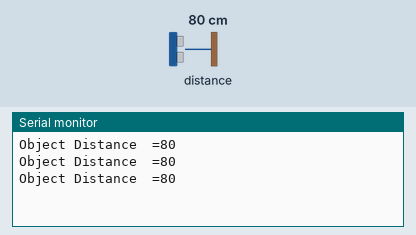
The sketch below on a simulated ESP8266 (NodeMCU). On the bench: the last lines printed to the serial monitor. Wiring (inferred from the names in the program): ultrasonic range finder: trigger D2; echo D3. Inputs (shaded band) come from the test bench; at power-on: distance to the obstacle 80 cm. The echo pulse lasts 58.3 µs per cm.

Above: at 1.3 s.
1.4 s: distance to the obstacle set to 2 cm
At 1.9 s:
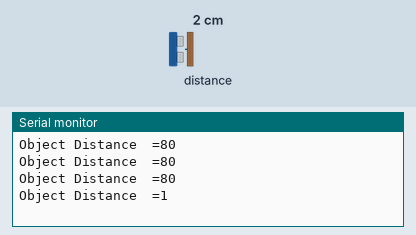
2.9 s: distance to the obstacle set to 4 cm
At 3.4 s:
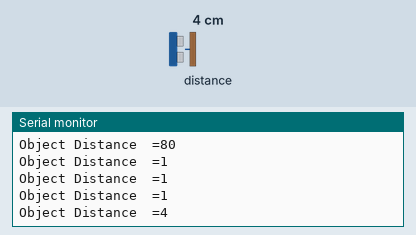
Timing chart, 0 to 5.9 s (numbered marks = the images above; inputs shaded):
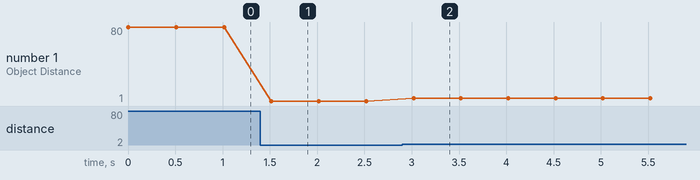

Measured:
- after the input at 1.4 s, the serial monitor: prints a new line after 0.12 s (image 1)
- after the input at 2.9 s, the serial monitor: prints a new line after 0.12 s (image 2)
- plotted number 1: 80 → 1 after the input at 1.4 s, 1 → 4 after the input at 2.9 s

The sketch:

07_Ultrasonic_Sensor.ino
```cpp
/*
 *
 * This program is for interfacing Ultrasonic Sensor module with Arduino/Node MCU
 *
 * Connect VCC of Sensor to 5V/Vin on Arduino/Node MCU
 * Connect GND of sensor to GND of Arduino/Node MCU
 * Connect Trig pin of sensor to D2 of Arduino/Node MCU
 * Connect Echo pin of sensor to D3 of Arduino/Node MCU
 *
 *
 * Upload the follwing code and check the output
 */

#define trigPin D2  // Change to D2, for Node MCU
#define echoPin D3  // Change to D3, for Node MCU

void setup() {
  Serial.begin (9600);
  pinMode(trigPin, OUTPUT);
  pinMode(echoPin, INPUT);
}

void loop()
{
  long duration, distance;
  digitalWrite(trigPin, LOW);
  delayMicroseconds(2);
  digitalWrite(trigPin, HIGH);
  delayMicroseconds(10);
  digitalWrite(trigPin, LOW);
  duration = pulseIn(echoPin, HIGH);
  distance = (duration / 2) / 29.1;

  Serial.print("Object Distance  =");
  Serial.println(distance);
  delay(500);
}
```
